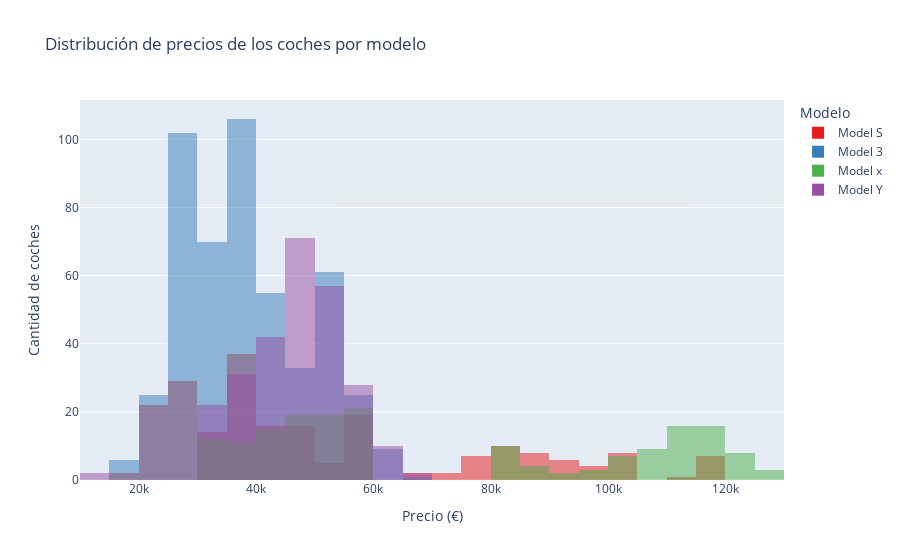

The code cell stored with this chart in its notebook:
### Markdown cell above
### 1. Distribución de precios de los coches

### Code cell
fig1 = px.histogram(
    df,
    x='price', 
    nbins=30, 
    title='Distribución de precios de los coches por modelo',
    labels={'price': 'Precio (€)', 'model': 'Modelo'},
    color='model',
    barmode='overlay',
    color_discrete_sequence=px.colors.qualitative.Set1
)
fig1.update_layout(xaxis_title='Precio (€)', yaxis_title='Cantidad de coches')
fig1.show()

### Figure 1 — Plotly figure (JSON) as saved in the notebook; plotly's stock layout.template omitted (floating-point values rounded to 4 significant figures; data arrays with more than 128 entries replaced by an {"elided": "..."} marker saying what was removed)
{"data": [{"alignmentgroup": "True", "bingroup": "x", "hovertemplate": "Modelo=Model S<br>Precio (€)=%{x}<br>count=%{y}<extra></extra>", "legendgroup": "Model S", "marker": {"color": "rgb(228,26,28)", "opacity": 0.5, "pattern": {"shape": ""}}, "name": "Model S", "nbinsx": 30, "offsetgroup": "Model S", "orientation": "v", "showlegend": true, "type": "histogram", "x": {"elided": "215 int values"}, "xaxis": "x", "yaxis": "y"}, {"alignmentgroup": "True", "bingroup": "x", "hovertemplate": "Modelo=Model 3<br>Precio (€)=%{x}<br>count=%{y}<extra></extra>", "legendgroup": "Model 3", "marker": {"color": "rgb(55,126,184)", "opacity": 0.5, "pattern": {"shape": ""}}, "name": "Model 3", "nbinsx": 30, "offsetgroup": "Model 3", "orientation": "v", "showlegend": true, "type": "histogram", "x": {"elided": "493 int values"}, "xaxis": "x", "yaxis": "y"}, {"alignmentgroup": "True", "bingroup": "x", "hovertemplate": "Modelo=Model x<br>Precio (€)=%{x}<br>count=%{y}<extra></extra>", "legendgroup": "Model x", "marker": {"color": "rgb(77,175,74)", "opacity": 0.5, "pattern": {"shape": ""}}, "name": "Model x", "nbinsx": 30, "offsetgroup": "Model x", "orientation": "v", "showlegend": true, "type": "histogram", "x": {"elided": "175 int values"}, "xaxis": "x", "yaxis": "y"}, {"alignmentgroup": "True", "bingroup": "x", "hovertemplate": "Modelo=Model Y<br>Precio (€)=%{x}<br>count=%{y}<extra></extra>", "legendgroup": "Model Y", "marker": {"color": "rgb(152,78,163)", "opacity": 0.5, "pattern": {"shape": ""}}, "name": "Model Y", "nbinsx": 30, "offsetgroup": "Model Y", "orientation": "v", "showlegend": true, "type": "histogram", "x": {"elided": "265 int values"}, "xaxis": "x", "yaxis": "y"}], "layout": {"barmode": "overlay", "legend": {"title": {"text": "Modelo"}, "tracegroupgap": 0}, "title": {"text": "Distribución de precios de los coches por modelo"}, "xaxis": {"anchor": "y", "domain": [0, 1], "title": {"text": "Precio (€)"}}, "yaxis": {"anchor": "x", "domain": [0, 1], "title": {"text": "Cantidad de coches"}}}}
